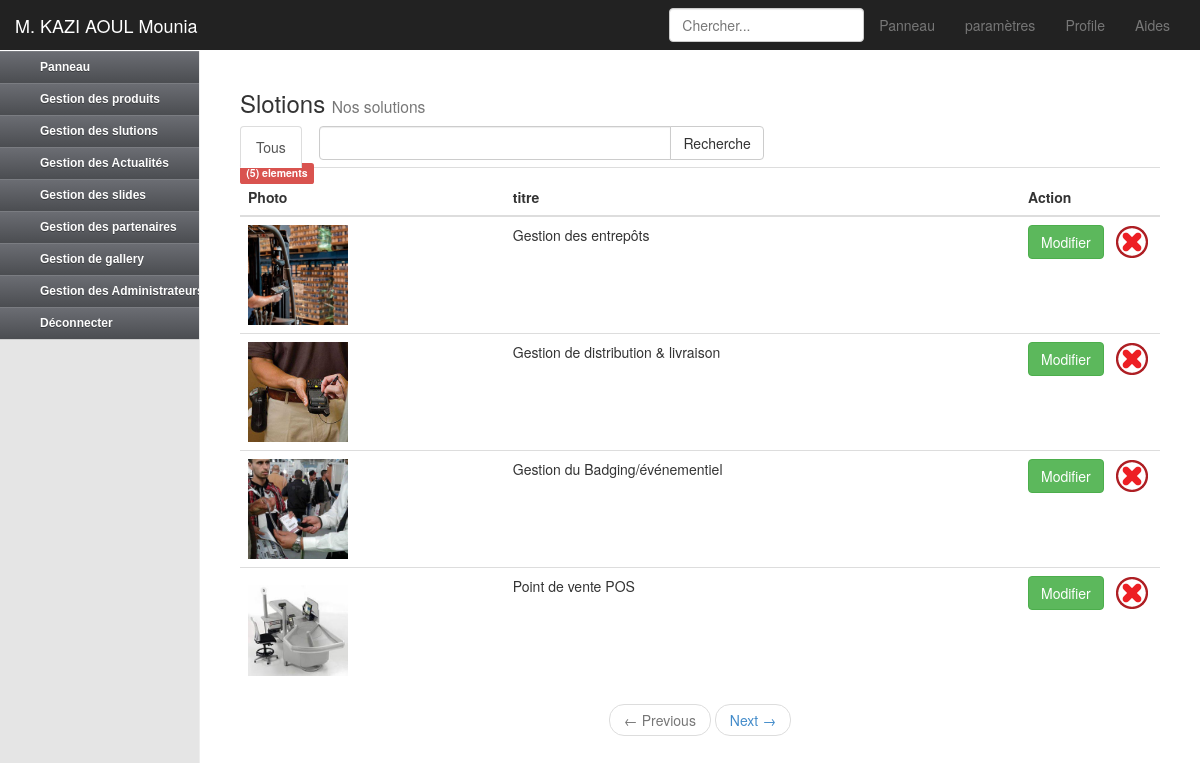
The app's page /admin/afficherSolution.php (signed in) with its own data.
### tables this page shows
CREATE TABLE IF NOT EXISTS `solution` (
  `id_solution` int(11) NOT NULL AUTO_INCREMENT,
  `titre_solution` varchar(100) NOT NULL,
  `contenu_solution` longtext NOT NULL,
  `image_solution` varchar(100) NOT NULL,
  `date_solution` timestamp NOT NULL DEFAULT CURRENT_TIMESTAMP ON UPDATE CURRENT_TIMESTAMP,
  PRIMARY KEY (`id_solution`)
);

### admin/afficherSolution.php (the view, shortened to what this page needs)
<?php
if(isset($_POST['recherche']))
{
$g=$_POST['testeRecherche'];
}
elseif(isset($_GET['g'])) $g=$_GET['g'];
else $g="KFTM0CF1K";
if(isset($_GET['o'])) $p=$_GET['o'];
else $p=0;
?>
   <div class="text-left" href="#solution">
	<h3>Slotions <small>Nos solutions</small></h3>
	<ul class="nav nav-tabs" role="tablist">
	  <li class="<?php  if ($g=="KFTM0CF1K") echo "active"; else echo " "; ?>"><a href="afficherSolution.php?g=KFTM0CF1K#solution">Tous</a></li>
			  <form action="afficherSolution.php#solution" method="POST">
				<div class="row">
				<div class="col-lg-6">
				<div class="input-group">
				  <input type="text" name="testeRecherche" class="form-control" value="<?php if(isset($_POST['testeRecherche'])) echo $_POST['testeRecherche']; else echo ""; ?>">
				  <span class="input-group-btn">
					<input type="submit" class="btn btn-default" name="recherche" value="Recherche">
				  </span>
				</div>
				</div>
				</div>
			 </form>
	</ul>
	<table class="table table-hover">
		<thead>
			<tr>
				<th class="">Photo</th>
				<th class="">titre</th>
				<th class="" style="width: 140px;">Action</th>
			</tr>
		</thead>
		<tbody>
		<?php
		if($g=="KFTM0CF1K")
		{
		$f=4;
		$getNbrSolution = mysql_query("SELECT * FROM solution ") or die(mysql_error());
		$getSolution = mysql_query("SELECT * FROM solution ORDER BY date_solution DESC LIMIT $p, $f " ) or die(mysql_error());
		$nombreResultat=mysql_num_rows($getNbrSolution);
		}
			while($solution= mysql_fetch_array($getSolution))
			{
				$IDSolution = $solution['id_solution'];
				$photoSolution = $solution['image_solution'];
				$intituleSolution = $solution['titre_solution'];
		?>
		<form action="afficherSolution.php?g=<?php echo $g; ?>&o=<?php echo $p; ?>#solution" method="POST" >
		<tr>
			<td><img  src="../image/solution/<?php echo $photoSolution;?>" width="100px;" height="100px;"></td>
			<td><?php echo $intituleSolution;?></td>
			<td>
				<button type="button" class="btn btn-success" onclick="window.location.replace('modifierSolution.php?solution=<?php echo $IDSolution; ?>#solution');" >Modifier</button> &nbsp;
				<img  src="images/del.png" onclick="$('#sup<?php echo $IDSolution; ?>').toggle('slow');" style="cursor: pointer;" />
			</td>
		</tr>
		</form>
		<?php
			}
			if($p==0) $classPager="disabled"; else $classPager=""  ;
			if($p+4>$nombreResultat-1) $classPager1="disabled"; else $classPager1=""  ;
		?>
		<span class="label label-danger">(<?php echo $nombreResultat?>) elements</span>
		</tbody>
	</table>
<nav>
  <ul class="pager">
    <li class="<?php echo $classPager;?>"><a href="afficherProduit.php?g=<?php echo $g?>&o=<?php $o=$p-4; if ($o<0) {$o=0; echo $o;} else echo $o;?>#produit" ><span aria-hidden="true">&larr;</span> Previous</a></li>
    <li class="<?php echo $classPager1;?>"><a href="afficherProduit.php?g=<?php echo $g?>&o=<?php $o=$p+4; if ($o >$nombreResultat-1) {$o=$p; echo $o;} else echo $o;?>#produit">Next <span aria-hidden="true">&rarr;</span></a></li>
  </ul>
</nav>
</div>
<?php include('footer.php'); ?>

### admin/css/dashboard.css (style rules this page uses)
body { padding-top: 50px; }

### admin/css/supplement.css (style rules this page uses)
body { background:url(img/bg.png) repeat;width:1200px;margin:0 auto }

### records on screen
solution: image_solution (picture), titre_solution "Gestion des entrepôts"
solution: image_solution (picture), titre_solution "Gestion de distribution & livraison"
solution: image_solution (picture), titre_solution "Gestion du Badging/événementiel"
solution: image_solution (picture), titre_solution "Point de vente POS"

### other values on screen
$_SESSION["NOM_ADMIN_VAL"] "KAZI AOUL"
$_SESSION["PRENOM_ADMIN_VAL"] "Mounia"
$nombreResultat "5"
